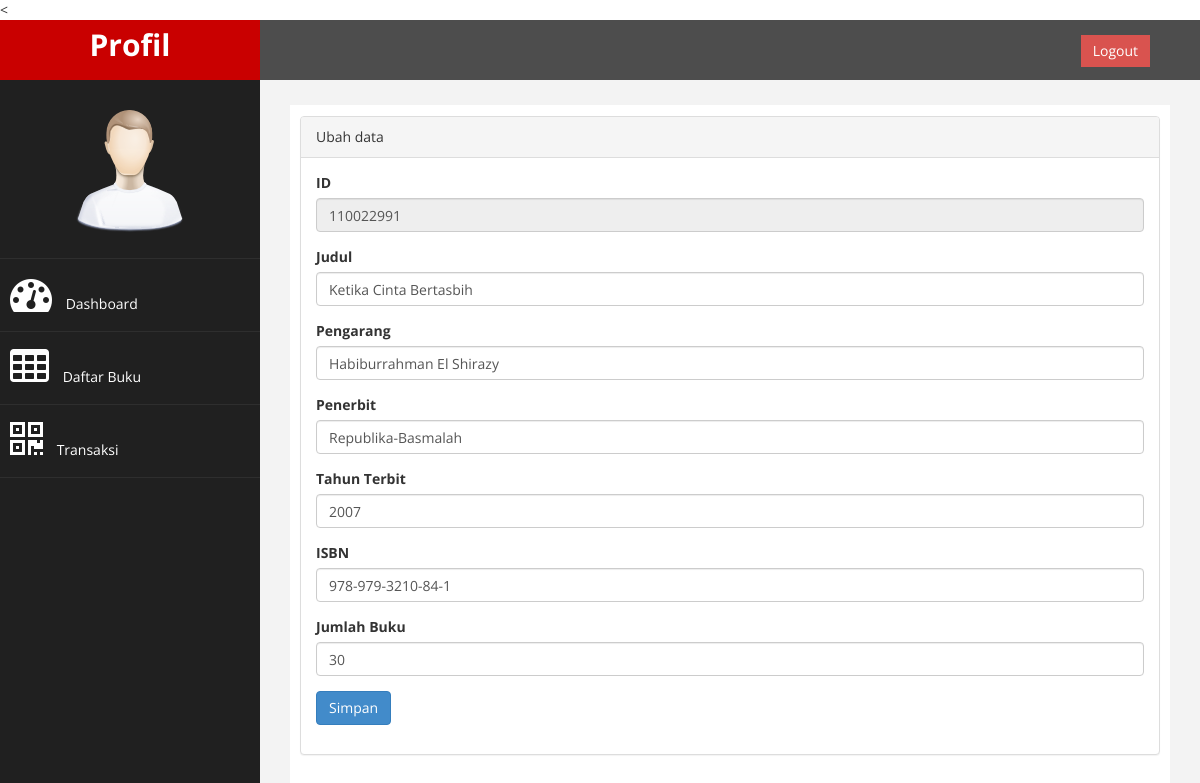
Page /?page=buku&aksi=edit&id=110022991 on the committed database.
### tables this page shows
CREATE TABLE `tb_buku` (
  `id` int(10) NOT NULL,
  `judul` varchar(100) NOT NULL,
  `pengarang` varchar(100) NOT NULL,
  `penerbit` varchar(100) NOT NULL,
  `tahun_terbit` varchar(5) NOT NULL,
  `isbn` varchar(25) NOT NULL,
  `jumlah_buku` int(5) NOT NULL,
  `tgl_input` date NOT NULL
);

### page/buku/edit.php (the view, shortened to what this page needs)
	<?php
    $id        = $_GET['id'];
    $sql        = mysqli_query($koneksi, "select *from tb_buku where id='$id'") or die(mysqli_error());
    $data       = mysqli_fetch_array($sql);
?>
    <div class="panel panel-default">
    <div class="panel-heading">
    	Ubah data
    </div>
	<div class="panel-body">
                            <div class="row">
                                <div class="col-md-12">
                                    <form method="POST">
                                        <div class="form-group">
                                            <label>ID</label>
                                            <input type="text" class="form-control" name="id" value="<?php echo $data['id'];?>" readonly />
                                        </div>
                                        <div class="form-group">
                                            <label>Judul</label>
                                            <input class="form-control" name="judul" value="<?php echo $data['judul'];?>" />
                                        </div>
                                        <div class="form-group">
                                            <label>Pengarang</label>
                                            <input class="form-control" name="pengarang" value="<?php echo $data['pengarang'];?>" />
                                        </div>
                                        <div class="form-group">
                                            <label>Penerbit</label>
                                            <input class="form-control" name="penerbit" value="<?php echo $data['penerbit'];?>" />
                                        </div>
                                        <div class="form-group">
                                            <label>Tahun Terbit</label>
                                            <input type="text" class="form-control" name="tahun_terbit" id="tahun_terbit" axlength="4" value="<?php echo $data['tahun_terbit'];?>" onkeypress="return hanyaAngka(event)">
                                                <div class="col-sm-12">
    												</div>
                                        </div>
                                        <div class="form-group">
                                            <label>ISBN</label>
                                            <input class="form-control" name="isbn" value="<?php echo $data['isbn'];?>" />
                                        </div>
                                        <div class="form-group">
                                            <label>Jumlah Buku</label>
                                            <input class="form-control" name="jumlah_buku" value="<?php echo $data['jumlah_buku'];?> "/>
                                        </div>
                                        <div>
                                        <input type="submit" name="submit" value="Simpan" class="btn btn-primary">
                                     	</div>
                                </div>
                            </div>
                        </div>
                    </div>
                </div>

### assets/css/custom.css (style rules this page uses)
body { font-family: 'Open Sans', sans-serif; }

### rows in the picture
tb_buku: id "110022991", judul "Ketika Cinta Bertasbih", pengarang "Habiburrahman El Shirazy", penerbit "Republika-Basmalah", tahun_terbit "2007", isbn "978-979-3210-84-1", jumlah_buku "30"
